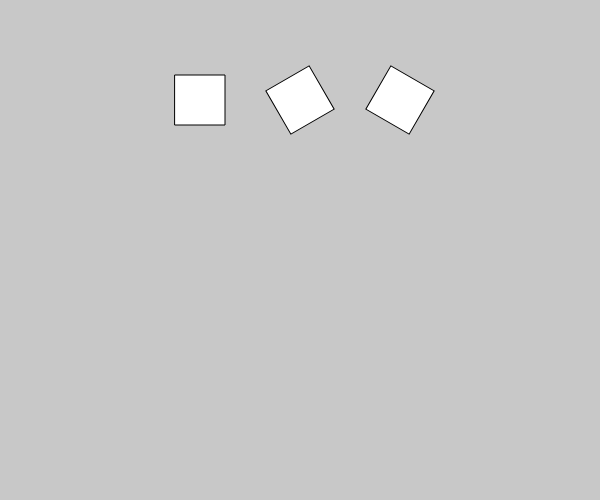
Frame 1 (no input)
Frame 60 (no input): identical to frame 1, image omitted
Frame 120 (the mouse pressed at the canvas centre since frame 60): identical to frame 1, image omitted

The p5.js sketch that drew this single still picture (run headless with seeded random() and noise() and a simulated clock; from frame 60 on, the mouse is pressed at the canvas centre):

// p5.js sketch
// ── sketch.js
function setup(){
	createCanvas(600,500);
}

function draw(){
	background(200);

	translate(200,100);

	for(var i =0;i<3;i++){
		push();
		translate(100*i,0);
		rotate(PI*i/3);
		rect(-25,-25,50,50);
		pop();
	}
}
